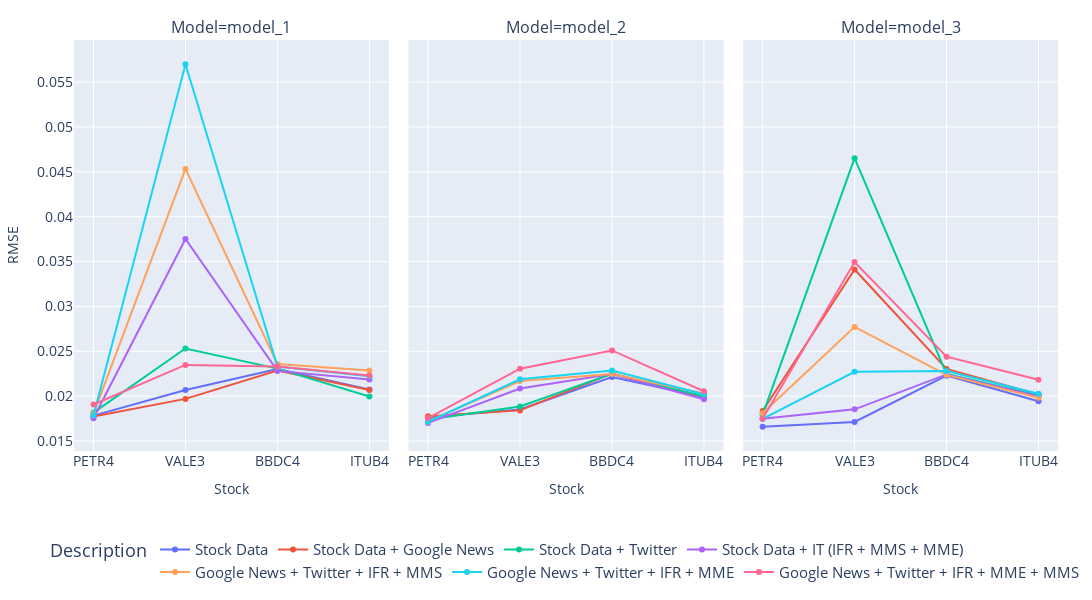

The code cell stored with this chart in its notebook:
### Code cell
# Grafico sem o modelo 4
fig = plot_rmse_facet_plotly(resultados_concatenados[resultados_concatenados['Model'] != 'model_4'])
fig.show()

### Figure 1 — Plotly figure (JSON) as saved in the notebook; plotly's stock layout.template omitted (floating-point values rounded to 4 significant figures)
{"data": [{"hovertemplate": "Description=Stock Data<br>Model=model_1<br>Stock=%{x}<br>RMSE=%{y}<extra></extra>", "legendgroup": "Stock Data", "line": {"color": "#636efa", "dash": "solid"}, "marker": {"symbol": "circle"}, "mode": "lines+markers", "name": "Stock Data", "orientation": "v", "showlegend": true, "type": "scatter", "x": ["PETR4", "VALE3", "BBDC4", "ITUB4"], "xaxis": "x", "y": [0.01783, 0.02069, 0.02302, 0.02074], "yaxis": "y"}, {"hovertemplate": "Description=Stock Data<br>Model=model_2<br>Stock=%{x}<br>RMSE=%{y}<extra></extra>", "legendgroup": "Stock Data", "line": {"color": "#636efa", "dash": "solid"}, "marker": {"symbol": "circle"}, "mode": "lines+markers", "name": "Stock Data", "orientation": "v", "showlegend": false, "type": "scatter", "x": ["PETR4", "VALE3", "BBDC4", "ITUB4"], "xaxis": "x2", "y": [0.01765, 0.01851, 0.02213, 0.01992], "yaxis": "y2"}, {"hovertemplate": "Description=Stock Data<br>Model=model_3<br>Stock=%{x}<br>RMSE=%{y}<extra></extra>", "legendgroup": "Stock Data", "line": {"color": "#636efa", "dash": "solid"}, "marker": {"symbol": "circle"}, "mode": "lines+markers", "name": "Stock Data", "orientation": "v", "showlegend": false, "type": "scatter", "x": ["PETR4", "VALE3", "BBDC4", "ITUB4"], "xaxis": "x3", "y": [0.0166, 0.01712, 0.02229, 0.01944], "yaxis": "y3"}, {"hovertemplate": "Description=Stock Data + Google News<br>Model=model_1<br>Stock=%{x}<br>RMSE=%{y}<extra></extra>", "legendgroup": "Stock Data + Google News", "line": {"color": "#EF553B", "dash": "solid"}, "marker": {"symbol": "circle"}, "mode": "lines+markers", "name": "Stock Data + Google News", "orientation": "v", "showlegend": true, "type": "scatter", "x": ["PETR4", "VALE3", "BBDC4", "ITUB4"], "xaxis": "x", "y": [0.01774, 0.0197, 0.02286, 0.0207], "yaxis": "y"}, {"hovertemplate": "Description=Stock Data + Google News<br>Model=model_2<br>Stock=%{x}<br>RMSE=%{y}<extra></extra>", "legendgroup": "Stock Data + Google News", "line": {"color": "#EF553B", "dash": "solid"}, "marker": {"symbol": "circle"}, "mode": "lines+markers", "name": "Stock Data + Google News", "orientation": "v", "showlegend": false, "type": "scatter", "x": ["PETR4", "VALE3", "BBDC4", "ITUB4"], "xaxis": "x2", "y": [0.01777, 0.01842, 0.02251, 0.01994], "yaxis": "y2"}, {"hovertemplate": "Description=Stock Data + Google News<br>Model=model_3<br>Stock=%{x}<br>RMSE=%{y}<extra></extra>", "legendgroup": "Stock Data + Google News", "line": {"color": "#EF553B", "dash": "solid"}, "marker": {"symbol": "circle"}, "mode": "lines+markers", "name": "Stock Data + Google News", "orientation": "v", "showlegend": false, "type": "scatter", "x": ["PETR4", "VALE3", "BBDC4", "ITUB4"], "xaxis": "x3", "y": [0.01834, 0.03412, 0.02303, 0.0202], "yaxis": "y3"}, {"hovertemplate": "Description=Stock Data + Twitter<br>Model=model_1<br>Stock=%{x}<br>RMSE=%{y}<extra></extra>", "legendgroup": "Stock Data + Twitter", "line": {"color": "#00cc96", "dash": "solid"}, "marker": {"symbol": "circle"}, "mode": "lines+markers", "name": "Stock Data + Twitter", "orientation": "v", "showlegend": true, "type": "scatter", "x": ["PETR4", "VALE3", "BBDC4", "ITUB4"], "xaxis": "x", "y": [0.01817, 0.02531, 0.02307, 0.01996], "yaxis": "y"}, {"hovertemplate": "Description=Stock Data + Twitter<br>Model=model_2<br>Stock=%{x}<br>RMSE=%{y}<extra></extra>", "legendgroup": "Stock Data + Twitter", "line": {"color": "#00cc96", "dash": "solid"}, "marker": {"symbol": "circle"}, "mode": "lines+markers", "name": "Stock Data + Twitter", "orientation": "v", "showlegend": false, "type": "scatter", "x": ["PETR4", "VALE3", "BBDC4", "ITUB4"], "xaxis": "x2", "y": [0.01741, 0.01885, 0.02248, 0.02], "yaxis": "y2"}, {"hovertemplate": "Description=Stock Data + Twitter<br>Model=model_3<br>Stock=%{x}<br>RMSE=%{y}<extra></extra>", "legendgroup": "Stock Data + Twitter", "line": {"color": "#00cc96", "dash": "solid"}, "marker": {"symbol": "circle"}, "mode": "lines+markers", "name": "Stock Data + Twitter", "orientation": "v", "showlegend": false, "type": "scatter", "x": ["PETR4", "VALE3", "BBDC4", "ITUB4"], "xaxis": "x3", "y": [0.01791, 0.04652, 0.02247, 0.02007], "yaxis": "y3"}, {"hovertemplate": "Description=Stock Data + IT (IFR + MMS + MME)<br>Model=model_1<br>Stock=%{x}<br>RMSE=%{y}<extra></extra>", "legendgroup": "Stock Data + IT (IFR + MMS + MME)", "line": {"color": "#ab63fa", "dash": "solid"}, "marker": {"symbol": "circle"}, "mode": "lines+markers", "name": "Stock Data + IT (IFR + MMS + MME)", "orientation": "v", "showlegend": true, "type": "scatter", "x": ["PETR4", "VALE3", "BBDC4", "ITUB4"], "xaxis": "x", "y": [0.01754, 0.03751, 0.02282, 0.02187], "yaxis": "y"}, {"hovertemplate": "Description=Stock Data + IT (IFR + MMS + MME)<br>Model=model_2<br>Stock=%{x}<br>RMSE=%{y}<extra></extra>", "legendgroup": "Stock Data + IT (IFR + MMS + MME)", "line": {"color": "#ab63fa", "dash": "solid"}, "marker": {"symbol": "circle"}, "mode": "lines+markers", "name": "Stock Data + IT (IFR + MMS + MME)", "orientation": "v", "showlegend": false, "type": "scatter", "x": ["PETR4", "VALE3", "BBDC4", "ITUB4"], "xaxis": "x2", "y": [0.01702, 0.02085, 0.02247, 0.01965], "yaxis": "y2"}, {"hovertemplate": "Description=Stock Data + IT (IFR + MMS + MME)<br>Model=model_3<br>Stock=%{x}<br>RMSE=%{y}<extra></extra>", "legendgroup": "Stock Data + IT (IFR + MMS + MME)", "line": {"color": "#ab63fa", "dash": "solid"}, "marker": {"symbol": "circle"}, "mode": "lines+markers", "name": "Stock Data + IT (IFR + MMS + MME)", "orientation": "v", "showlegend": false, "type": "scatter", "x": ["PETR4", "VALE3", "BBDC4", "ITUB4"], "xaxis": "x3", "y": [0.01749, 0.01854, 0.02242, 0.01999], "yaxis": "y3"}, {"hovertemplate": "Description=Google News + Twitter + IFR + MMS<br>Model=model_1<br>Stock=%{x}<br>RMSE=%{y}<extra></extra>", "legendgroup": "Google News + Twitter + IFR + MMS", "line": {"color": "#FFA15A", "dash": "solid"}, "marker": {"symbol": "circle"}, "mode": "lines+markers", "name": "Google News + Twitter + IFR + MMS", "orientation": "v", "showlegend": true, "type": "scatter", "x": ["PETR4", "VALE3", "BBDC4", "ITUB4"], "xaxis": "x", "y": [0.01803, 0.04532, 0.02358, 0.02285], "yaxis": "y"}, {"hovertemplate": "Description=Google News + Twitter + IFR + MMS<br>Model=model_2<br>Stock=%{x}<br>RMSE=%{y}<extra></extra>", "legendgroup": "Google News + Twitter + IFR + MMS", "line": {"color": "#FFA15A", "dash": "solid"}, "marker": {"symbol": "circle"}, "mode": "lines+markers", "name": "Google News + Twitter + IFR + MMS", "orientation": "v", "showlegend": false, "type": "scatter", "x": ["PETR4", "VALE3", "BBDC4", "ITUB4"], "xaxis": "x2", "y": [0.01719, 0.02169, 0.02247, 0.02029], "yaxis": "y2"}, {"hovertemplate": "Description=Google News + Twitter + IFR + MMS<br>Model=model_3<br>Stock=%{x}<br>RMSE=%{y}<extra></extra>", "legendgroup": "Google News + Twitter + IFR + MMS", "line": {"color": "#FFA15A", "dash": "solid"}, "marker": {"symbol": "circle"}, "mode": "lines+markers", "name": "Google News + Twitter + IFR + MMS", "orientation": "v", "showlegend": false, "type": "scatter", "x": ["PETR4", "VALE3", "BBDC4", "ITUB4"], "xaxis": "x3", "y": [0.0181, 0.02772, 0.02237, 0.01982], "yaxis": "y3"}, {"hovertemplate": "Description=Google News + Twitter + IFR + MME<br>Model=model_1<br>Stock=%{x}<br>RMSE=%{y}<extra></extra>", "legendgroup": "Google News + Twitter + IFR + MME", "line": {"color": "#19d3f3", "dash": "solid"}, "marker": {"symbol": "circle"}, "mode": "lines+markers", "name": "Google News + Twitter + IFR + MME", "orientation": "v", "showlegend": true, "type": "scatter", "x": ["PETR4", "VALE3", "BBDC4", "ITUB4"], "xaxis": "x", "y": [0.01784, 0.05698, 0.0233, 0.02223], "yaxis": "y"}, {"hovertemplate": "Description=Google News + Twitter + IFR + MME<br>Model=model_2<br>Stock=%{x}<br>RMSE=%{y}<extra></extra>", "legendgroup": "Google News + Twitter + IFR + MME", "line": {"color": "#19d3f3", "dash": "solid"}, "marker": {"symbol": "circle"}, "mode": "lines+markers", "name": "Google News + Twitter + IFR + MME", "orientation": "v", "showlegend": false, "type": "scatter", "x": ["PETR4", "VALE3", "BBDC4", "ITUB4"], "xaxis": "x2", "y": [0.01715, 0.02188, 0.02287, 0.02022], "yaxis": "y2"}, {"hovertemplate": "Description=Google News + Twitter + IFR + MME<br>Model=model_3<br>Stock=%{x}<br>RMSE=%{y}<extra></extra>", "legendgroup": "Google News + Twitter + IFR + MME", "line": {"color": "#19d3f3", "dash": "solid"}, "marker": {"symbol": "circle"}, "mode": "lines+markers", "name": "Google News + Twitter + IFR + MME", "orientation": "v", "showlegend": false, "type": "scatter", "x": ["PETR4", "VALE3", "BBDC4", "ITUB4"], "xaxis": "x3", "y": [0.01747, 0.02272, 0.0228, 0.02028], "yaxis": "y3"}, {"hovertemplate": "Description=Google News + Twitter + IFR + MME + MMS<br>Model=model_1<br>Stock=%{x}<br>RMSE=%{y}<extra></extra>", "legendgroup": "Google News + Twitter + IFR + MME + MMS", "line": {"color": "#FF6692", "dash": "solid"}, "marker": {"symbol": "circle"}, "mode": "lines+markers", "name": "Google News + Twitter + IFR + MME + MMS", "orientation": "v", "showlegend": true, "type": "scatter", "x": ["PETR4", "VALE3", "BBDC4", "ITUB4"], "xaxis": "x", "y": [0.01907, 0.02348, 0.02331, 0.0223], "yaxis": "y"}, {"hovertemplate": "Description=Google News + Twitter + IFR + MME + MMS<br>Model=model_2<br>Stock=%{x}<br>RMSE=%{y}<extra></extra>", "legendgroup": "Google News + Twitter + IFR + MME + MMS", "line": {"color": "#FF6692", "dash": "solid"}, "marker": {"symbol": "circle"}, "mode": "lines+markers", "name": "Google News + Twitter + IFR + MME + MMS", "orientation": "v", "showlegend": false, "type": "scatter", "x": ["PETR4", "VALE3", "BBDC4", "ITUB4"], "xaxis": "x2", "y": [0.01756, 0.02306, 0.0251, 0.02055], "yaxis": "y2"}, {"hovertemplate": "Description=Google News + Twitter + IFR + MME + MMS<br>Model=model_3<br>Stock=%{x}<br>RMSE=%{y}<extra></extra>", "legendgroup": "Google News + Twitter + IFR + MME + MMS", "line": {"color": "#FF6692", "dash": "solid"}, "marker": {"symbol": "circle"}, "mode": "lines+markers", "name": "Google News + Twitter + IFR + MME + MMS", "orientation": "v", "showlegend": false, "type": "scatter", "x": ["PETR4", "VALE3", "BBDC4", "ITUB4"], "xaxis": "x3", "y": [0.01748, 0.03495, 0.0244, 0.02184], "yaxis": "y3"}], "layout": {"annotations": [{"font": {"size": 16}, "showarrow": false, "text": "Model=model_1", "x": 0.16, "xanchor": "center", "xref": "paper", "y": 1, "yanchor": "bottom", "yref": "paper"}, {"font": {"size": 16}, "showarrow": false, "text": "Model=model_2", "x": 0.5, "xanchor": "center", "xref": "paper", "y": 1, "yanchor": "bottom", "yref": "paper"}, {"font": {"size": 16}, "showarrow": false, "text": "Model=model_3", "x": 0.84, "xanchor": "center", "xref": "paper", "y": 1, "yanchor": "bottom", "yref": "paper"}], "font": {"size": 10}, "height": 600, "legend": {"font": {"size": 15}, "orientation": "h", "title": {"text": "Description"}, "tracegroupgap": 0, "x": 0.5, "xanchor": "center", "y": -0.2, "yanchor": "top"}, "margin": {"b": 60, "l": 20, "r": 20, "t": 40}, "title": {"x": 0.5}, "width": 1400, "xaxis": {"anchor": "y", "domain": [0, 0.32], "tickfont": {"size": 14}, "title": {"font": {"size": 14}, "text": "Stock"}}, "xaxis2": {"anchor": "y2", "domain": [0.34, 0.66], "matches": "x", "tickfont": {"size": 14}, "title": {"font": {"size": 14}, "text": "Stock"}}, "xaxis3": {"anchor": "y3", "domain": [0.68, 1.0], "matches": "x", "tickfont": {"size": 14}, "title": {"font": {"size": 14}, "text": "Stock"}}, "yaxis": {"anchor": "x", "domain": [0, 1], "tickfont": {"size": 14}, "title": {"font": {"size": 14}, "text": "RMSE"}}, "yaxis2": {"anchor": "x2", "domain": [0, 1], "matches": "y", "showticklabels": false, "tickfont": {"size": 14}, "title": {"font": {"size": 14}}}, "yaxis3": {"anchor": "x3", "domain": [0, 1], "matches": "y", "showticklabels": false, "tickfont": {"size": 14}, "title": {"font": {"size": 14}}}}}
